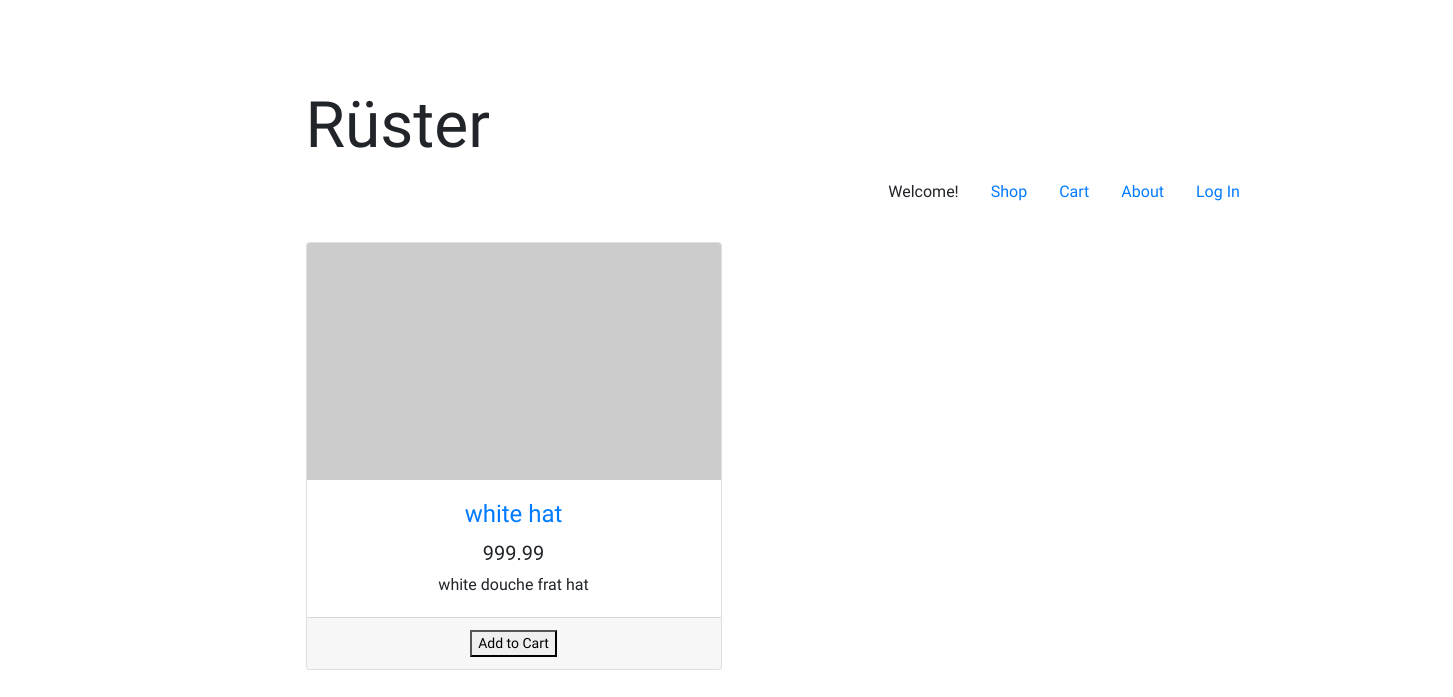
Before: / with the older database file.
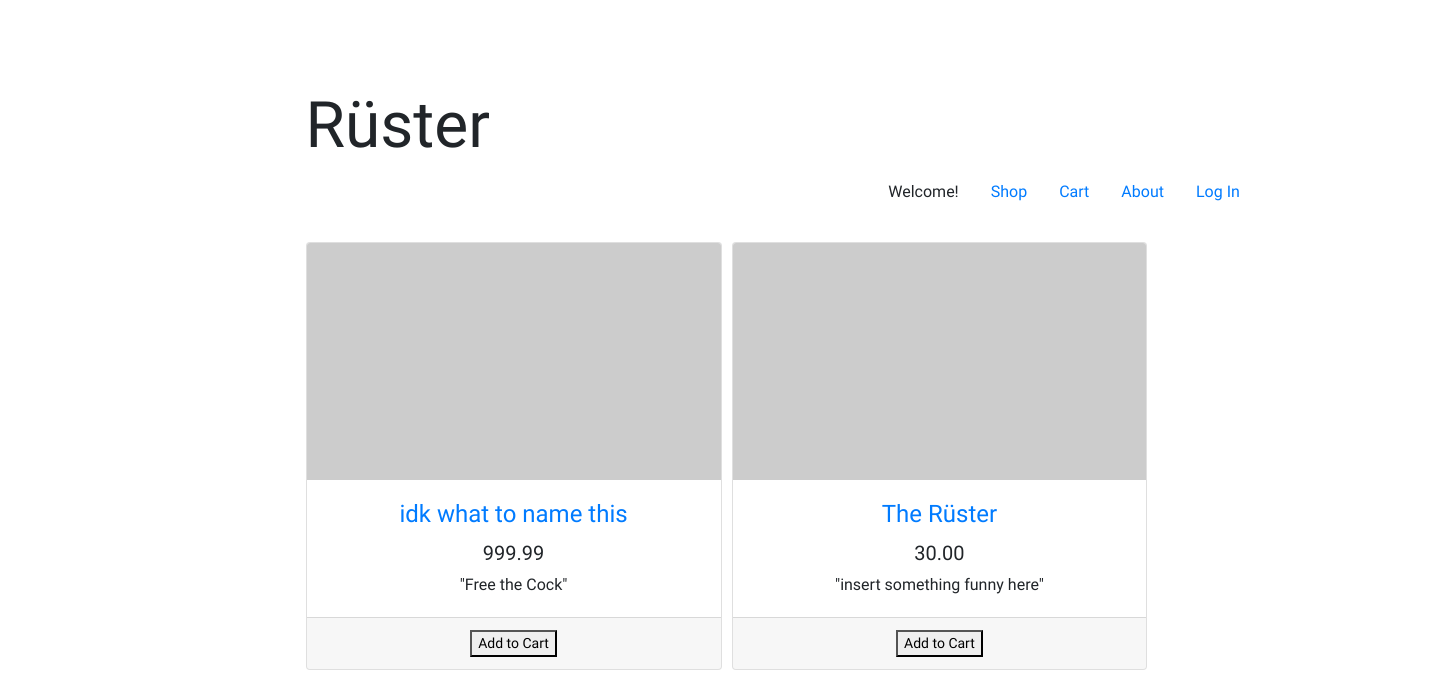
After: the same page with the newer database file.
### auctions/models.py (models this page shows, shortened)
class Item(models.Model):
    item_description = models.CharField(max_length=200)
    item_name = models.CharField(max_length=64)
    item_price = models.DecimalField(max_digits=5, decimal_places=2, default=999.99)
    stock_available = models.IntegerField()

### auctions/views.py (the view)
# urls.py: path("", views.index, name="index"),
def index(request):
    print(request)
    items = Item.objects.all()
    return render(request, "auctions/index.html", {
                  "items" : items
                  })

### auctions/templates/auctions/index.html (shortened to what this page needs)
{% extends "auctions/layout.html" %}
{% block body %}
<div class="container">
    {% for item in items %}
        <div class="col-lg-6 col-md-6 mb-6 products">
            <div class="card h-100">
                <a href="#"><img class="card-img-top" src="http://placehold.it/700x400" alt=""></a>
                <div class="card-body">
                    <h4 class="card-title">
                        <a id="item{{forloop.counter}}" href="#">{{item.item_name}}</a>
                    </h4>
                    <h5>{{item.item_price}}</h5>
                    <p class="card-text">{{item.item_description}}</p>
                </div>
                <div class="card-footer">
                    <small class="text-muted">
                        <button class="addCartButton" id="button{{ forloop.counter }}" type="submit">Add to Cart</button>
                    </small>
                </div>
            </div>
        </div>
    {% endfor %}
</div>
{% endblock %}

### auctions/templates/auctions/layout.html (shortened to what this page needs)
{% load static %}
<!DOCTYPE html>
<html lang="en">
    <head>
        <link rel="stylesheet" href="https://stackpath.bootstrapcdn.com/bootstrap/4.4.1/css/bootstrap.min.css">
        <link href="{% static 'auctions/styles.css' %}" rel="stylesheet">
        <link href="vendor/bootstrap/css/bootstrap.min.css" rel="stylesheet">
        <link href="{% static 'auctions/shop-homepage.css' %}" rel="stylesheet">
    </head>
    <body>
        <div class="banner">
            <h1 style="font-size:400%;"> <a href="{% url 'index' %}" class="rustersign"> Rüster </a> </h1>
            <div class="nav2">
            <ul class="nav">
                {% if user.is_authenticated %}
                <li class="nav-item">
                    <span class="nav-link">Welcome <strong>{{ user.username }}!</strong> </span>.
                <li>
                {% else %}
                <li class="nav-item">
                    <span class="nav-link">Welcome!</span>
                </li>
                {% endif %}
                <li class="nav-item">
                    <a class="nav-link" href="{% url 'index' %}">Shop</a>
                </li>
                <li class="nav-item">
                    <a class="nav-link" href="{% url 'cart' %}">Cart</a>
                </li>
                <li class="nav-item">
                    <a class="nav-link" href="{% url 'about' %}">About</a>
                </li>
                {% if user.is_authenticated %}
                    <li class="nav-item">
                        <a class="nav-link" href="{% url 'logout' %}">Log Out</a>
                    </li>
                {% else %}
                    <li class="nav-item">
                        <a class="nav-link" href="{% url 'login' %}">Log In</a>
                    </li>
                {% endif %}
            </ul>
            </div>
        </div>
            {% block body %}
            {% endblock %}
    </body>
</html>

### auctions/static/auctions/styles.css (style rules this page uses)
body { padding: 10px; }

### auctions/static/auctions/shop-homepage.css (style rules this page uses)
body { padding-top: 50px; }

### auctions/templates/auctions/layout.html (style rules this page uses)
body { padding: 5% 20%; }
.banner { width: 100%; margin: 15px; }
.nav2 { position:relative; right: -65%; display: flex; flex-wrap: wrap; }
body { font-family: 'Bungee Hairline', cursive; }
.container { display: flex; flex-wrap: wrap; text-align:center; padding: 10px; }
.products { padding: 5px; }
.rustersign { color: inherit; text-decoration: none; }

Changed rows visible on the page:
changed Item: item_name "white hat" → "idk what to name this"; item_description "white douche frat hat" → "\"Free the Cock\""
added Item: item_name "The Rüster", item_price "30.00", item_description "\"insert something funny here\""
